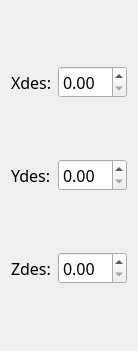
                    <widget class="QWidget" name="layoutWidget">
                        <property name="geometry">
                            <rect>
                                <x>30</x>
                                <y>10</y>
                                <width>121</width>
                                <height>351</height>
                            </rect>
                        </property>
                        <layout class="QVBoxLayout" name="verticalLayout_2">
                            <property name="spacing">
                                <number>-1</number>
                            </property>
                            <item>
                                <layout class="QHBoxLayout" name="horizontalLayout">
                                    <property name="sizeConstraint">
                                        <enum>QLayout::SetDefaultConstraint</enum>
                                    </property>
                                    <item>
                                        <widget class="QLabel" name="Xdes">
                                            <property name="font">
                                                <font>
                                                    <family>.SF NS Text</family>
                                                    <pointsize>12</pointsize>
                                                    <weight>50</weight>
                                                    <italic>false</italic>
                                                    <bold>false</bold>
                                                    <kerning>true</kerning>
                                                </font>
                                            </property>
                                            <property name="styleSheet">
                                                <string notr="true"/>
                                            </property>
                                            <property name="text">
                                                <string>Xdes:</string>
                                            </property>
                                        </widget>
                                    </item>
                                    <item>
                                        <widget class="QDoubleSpinBox" name="Xdes_spin_Box">
                                            <property name="font">
                                                <font>
                                                    <family>.SF NS Text</family>
                                                    <pointsize>12</pointsize>
                                                    <weight>50</weight>
                                                    <italic>false</italic>
                                                    <bold>false</bold>
                                                </font>
                                            </property>
                                            <property name="styleSheet">
                                                <string notr="true"/>
                                            </property>
                                        </widget>
                                    </item>
                                </layout>
                            </item>
                            <item>
                                <layout class="QHBoxLayout" name="horizontalLayout_2">
                                    <item>
                                        <widget class="QLabel" name="Ydes">
                                            <property name="font">
                                                <font>
                                                    <family>.SF NS Text</family>
                                                    <pointsize>12</pointsize>
                                                    <weight>50</weight>
                                                    <italic>false</italic>
                                                    <bold>false</bold>
                                                </font>
                                            </property>
                                            <property name="styleSheet">
                                                <string notr="true"/>
                                            </property>
                                            <property name="text">
                                                <string>Ydes:</string>
                                            </property>
                                        </widget>
                                    </item>
                                    <item>
                                        <widget class="QDoubleSpinBox" name="Ydes_spin_box">
                                            <property name="font">
                                                <font>
                                                    <family>.SF NS Text</family>
                                                    <pointsize>12</pointsize>
                                                    <weight>50</weight>
                                                    <italic>false</italic>
                                                    <bold>false</bold>
                                                </font>
                                            </property>
                                            <property name="styleSheet">
                                                <string notr="true"/>
                                            </property>
                                        </widget>
                                    </item>
                                </layout>
                            </item>
                            <item>
                                <layout class="QHBoxLayout" name="horizontalLayout_3">
                                    <item>
                                        <widget class="QLabel" name="Zdes">
                                            <property name="font">
                                                <font>
                                                    <family>.SF NS Text</family>
                                                    <pointsize>12</pointsize>
                                                    <weight>50</weight>
                                                    <italic>false</italic>
                                                    <bold>false</bold>
                                                </font>
                                            </property>
                                            <property name="styleSheet">
                                                <string notr="true"/>
                                            </property>
                                            <property name="text">
                                                <string>Zdes:</string>
                                            </property>
                                        </widget>
                                    </item>
                                    <item>
                                        <widget class="QDoubleSpinBox" name="Zdes_spin_Box">
                                            <property name="font">
                                                <font>
                                                    <family>.SF NS Text</family>
                                                    <pointsize>12</pointsize>
                                                    <weight>50</weight>
                                                    <italic>false</italic>
                                                    <bold>false</bold>
                                                </font>
                                            </property>
                                            <property name="styleSheet">
                                                <string notr="true"/>
                                            </property>
                                        </widget>
                                    </item>
                                </layout>
                            </item>
                        </layout>
                    </widget>
